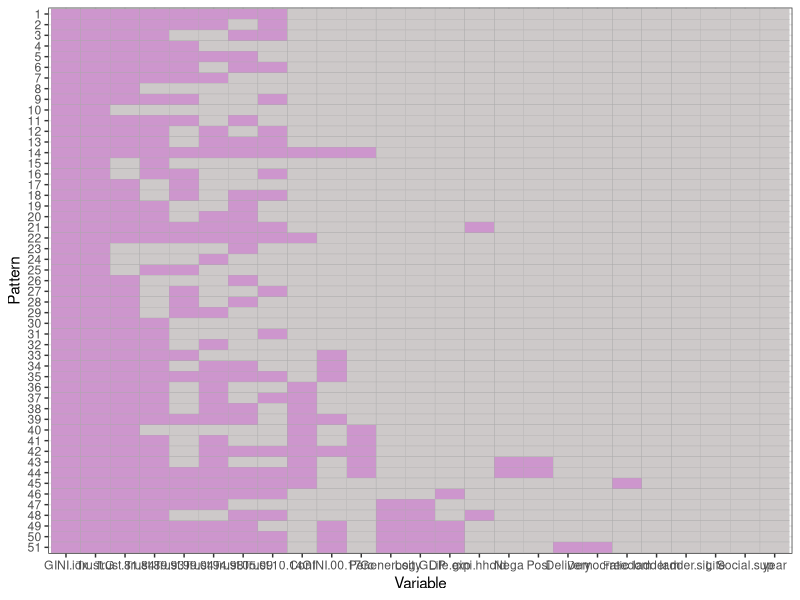
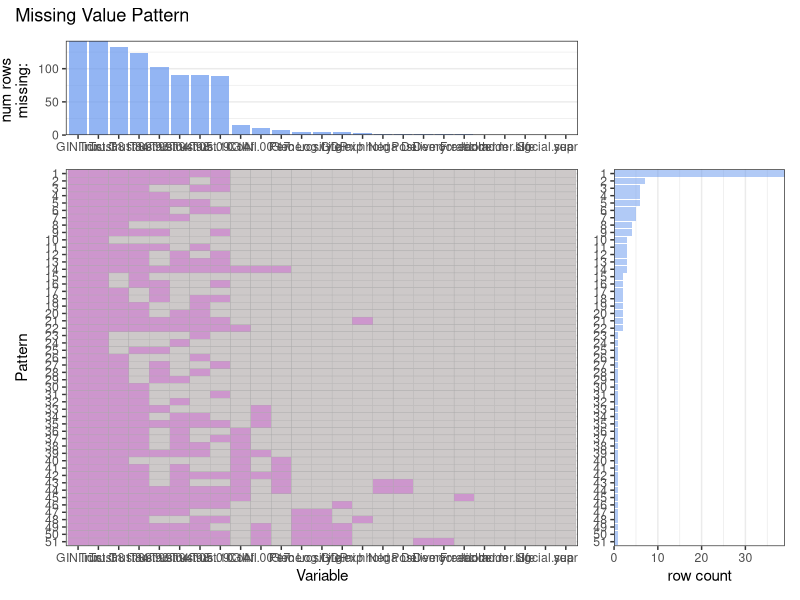
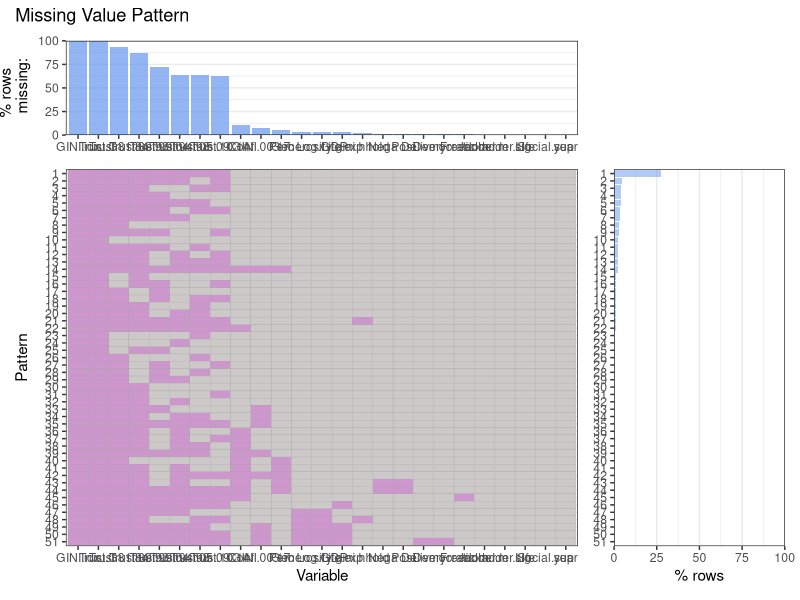

The R script that drew these images, in order:
## ---- chunk 1
plot_missing <- function(data, percent) {
  numvar <- length((colnames(data)))
  numrows <- nrow(data)
  missing_patterns <- data.frame(is.na(data)) %>%
                      group_by_all() %>%
                      count(name = "count", sort = TRUE) %>%
                      ungroup()
  
  missing_patterns$count_per <- missing_patterns$count / sum(missing_patterns$count) * 100
  na_count <-sapply(data, function(y) sum(length(which(is.na(y)))))
  na_count <- data.frame(na_count)
  na_count$features <- row.names(na_count)
  colnames(na_count) <- c('count','features')
  
  na_count$na_per <- na_count$count / numrows * 100
  p1 <- ggplot(data=na_count, aes(x=reorder(features,-count), y=count))+
            geom_bar(stat="identity", fill="cornflowerblue", alpha=0.7)+
            ylab(expression(paste("num rows \n missing:"))) +
            scale_y_continuous(expand = c(0,0)) +
            theme_bw() +
            theme(axis.title.x=element_blank(), panel.grid.major.x = element_blank(),panel.grid.minor.x = element_blank())
  missing_patterns["Pattern"] <- rownames(missing_patterns)
  missing_patterns[1:numvar] <- missing_patterns[1:numvar]*1
  
  numrow <- length(rownames(missing_patterns))
  
  mp_temp <- missing_patterns[1:numvar]
  unique_temp <- apply(mp_temp,1,function(x) length(unique(x)))
  
  for (i in 1:nrow(mp_temp)) {
    if (unique_temp[i] == 1){
      mp_temp[i, ] <- -1
    }
  }
    
  mp_temp["Pattern"] <- missing_patterns["Pattern"]
  mp_gathered <- mp_temp %>% select(1:(numvar+1)) %>% gather(key = "Variable", value = "Missing", 1:numvar)
  
  mp_gathered <- mp_gathered %>% mutate(Pattern = factor(Pattern , levels = c(1:numrow)))
  missing_patterns <- missing_patterns %>% mutate(Pattern = factor(Pattern , levels = c(1:numrow)))
  
  temp <- levels(reorder(na_count$features,-na_count$count))
  
  p2 <- ggplot(mp_gathered, aes(x = factor(Variable, levels=temp), y = fct_rev(Pattern), fill = factor(Missing))) +
    geom_tile(colour = 'dark gray') +
    scale_fill_manual(values = c('0' = 'snow3', '1' = 'plum3', '-1' = 'gray'))+
    ylab("Pattern")+
    xlab("Variable")+
    theme_bw()+
    theme(legend.position="none") 
  
  p3 <- ggplot(missing_patterns, aes(x = count, y = fct_rev(Pattern))) +
  geom_bar(stat="identity", fill="cornflowerblue", aes(alpha = Pattern)) +
  scale_alpha_manual(values = (1/unique_temp)) +
  scale_x_continuous(expand = c(0,0)) +
  xlab("row count")+
  theme_bw() +
  theme(legend.position="none", axis.title.y=element_blank(), panel.grid.major.y = element_blank(), panel.grid.minor.y = element_blank())
  
  p4 <- ggplot(data=na_count, aes(x=reorder(features,-na_per), y=na_per))+
            geom_bar(stat="identity", fill="cornflowerblue", alpha=0.7)+
            ylab(expression(paste("% rows \n missing:"))) +
            scale_y_continuous(expand = c(0,0), limits = c(0,100)) +
            theme_bw() +
            theme(axis.title.x=element_blank(), panel.grid.major.x = element_blank(),panel.grid.minor.x = element_blank())
  
  p5 <- ggplot(missing_patterns, aes(x = count_per, y = fct_rev(Pattern))) +
  geom_bar(stat="identity", fill="cornflowerblue", aes(alpha = Pattern)) +
  scale_alpha_manual(values = (1/unique_temp)) +
  scale_x_continuous(expand = c(0,0), limits = c(0,100)) +
  xlab("% rows")+
  theme_bw() +
  theme(legend.position="none", axis.title.y=element_blank(), panel.grid.major.y = element_blank(), panel.grid.minor.y = element_blank())
  
  
  if (percent == TRUE){
    p4 + plot_spacer()+  p2 + p5 + plot_layout(ncol = 2,widths = c(15, 5),heights=c(5,20)) + plot_annotation(title = 'Missing Value Pattern')
  }
  else{
    p1 + plot_spacer()+  p2 + p3 + plot_layout(ncol = 2,widths = c(15, 5),heights=c(5,20)) + plot_annotation(title = 'Missing Value Pattern')
}
  }

## ---- chunk 2
library(tidyverse)
library(patchwork)
library(ggplot2)
X2018_Sample <- read.csv("2018_Sample.csv")
X2018_Sample <- X2018_Sample[,2:length((colnames(X2018_Sample)))]
numvar <- length((colnames(X2018_Sample)))
numrows <- nrow(X2018_Sample)

cat("Number of variables", numvar,".  Num of observations", numrows )


## ---- chunk 3
colSums(is.na(X2018_Sample)) %>%
  sort(decreasing = TRUE)
## ---- chunk 4

missing_patterns <- data.frame(is.na(X2018_Sample)) %>%
                      group_by_all() %>%
                      count(name = "count", sort = TRUE) %>%
                      ungroup()
  
missing_patterns$count_per <- missing_patterns$count / sum(missing_patterns$count) * 100
na_count <-sapply(X2018_Sample, function(y) sum(length(which(is.na(y)))))
na_count <- data.frame(na_count)
na_count$features <- row.names(na_count)
colnames(na_count) <- c('count','features')
  
na_count$na_per <- na_count$count / numrows * 100
  
missing_patterns["Pattern"] <- rownames(missing_patterns)
missing_patterns[1:numvar] <- missing_patterns[1:numvar]*1
  
numrow <- length(rownames(missing_patterns))
  
mp_temp <- missing_patterns[1:numvar]
unique_temp <- apply(mp_temp,1,function(x) length(unique(x)))
  
  for (i in 1:nrow(mp_temp)) {
    if (unique_temp[i] == 1){
      mp_temp[i, ] <- -1
    }
  }
    
mp_temp["Pattern"] <- missing_patterns["Pattern"]
mp_gathered <- mp_temp %>% select(1:(numvar+1)) %>% gather(key = "Variable", value = "Missing", 1:numvar)
  
  mp_gathered <- mp_gathered %>% mutate(Pattern = factor(Pattern , levels = c(1:numrow)))
  missing_patterns <- missing_patterns %>% mutate(Pattern = factor(Pattern , levels = c(1:numrow)))
  
  temp <- levels(reorder(na_count$features,-na_count$count))
  
  p2 <- ggplot(mp_gathered, aes(x = factor(Variable, levels = temp), y = fct_rev(Pattern), fill = factor(Missing))) +
    geom_tile(colour = 'dark gray') +
    scale_fill_manual(values = c('0' = 'snow3', '1' = 'plum3', '-1' = 'gray'))+
    ylab("Pattern")+
    xlab("Variable")+
    theme_bw()+
    theme(legend.position="none") 
    
  
p2  

## ---- chunk 5
plot_missing(X2018_Sample, percent = FALSE)
plot_missing(X2018_Sample, percent = TRUE)

